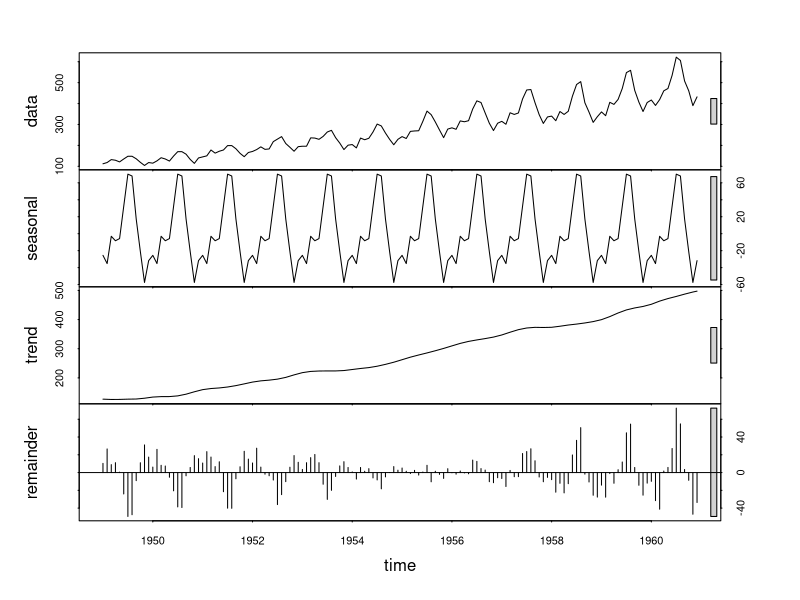
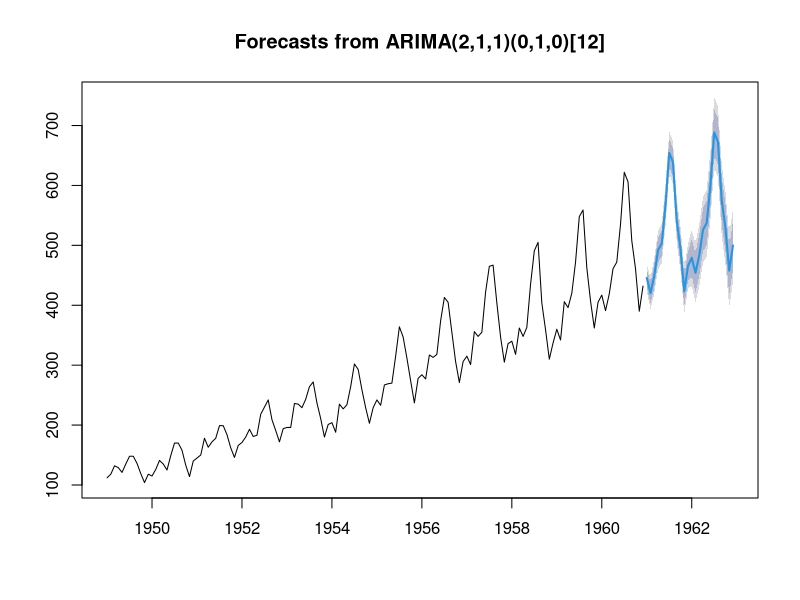

The R script that drew these images, in order:
## ---- chunk 1
# Load necessary libraries
library(forecast)
library(ggplot2)

# Load the AirPassengers dataset
data("AirPassengers")
head(AirPassengers, 60)
## ---- chunk 2
stl_decomp <- stl(AirPassengers, s.window = "periodic")

# Plot the decomposition
plot(stl_decomp)
## ---- chunk 3
fit <- auto.arima(AirPassengers)

# Print the summary of the ARIMA model
summary(fit)

# Forecast the next 24 months (2 years)
forecasted <- forecast(fit, h = 24)

# Plot the forecast
plot(forecasted)
